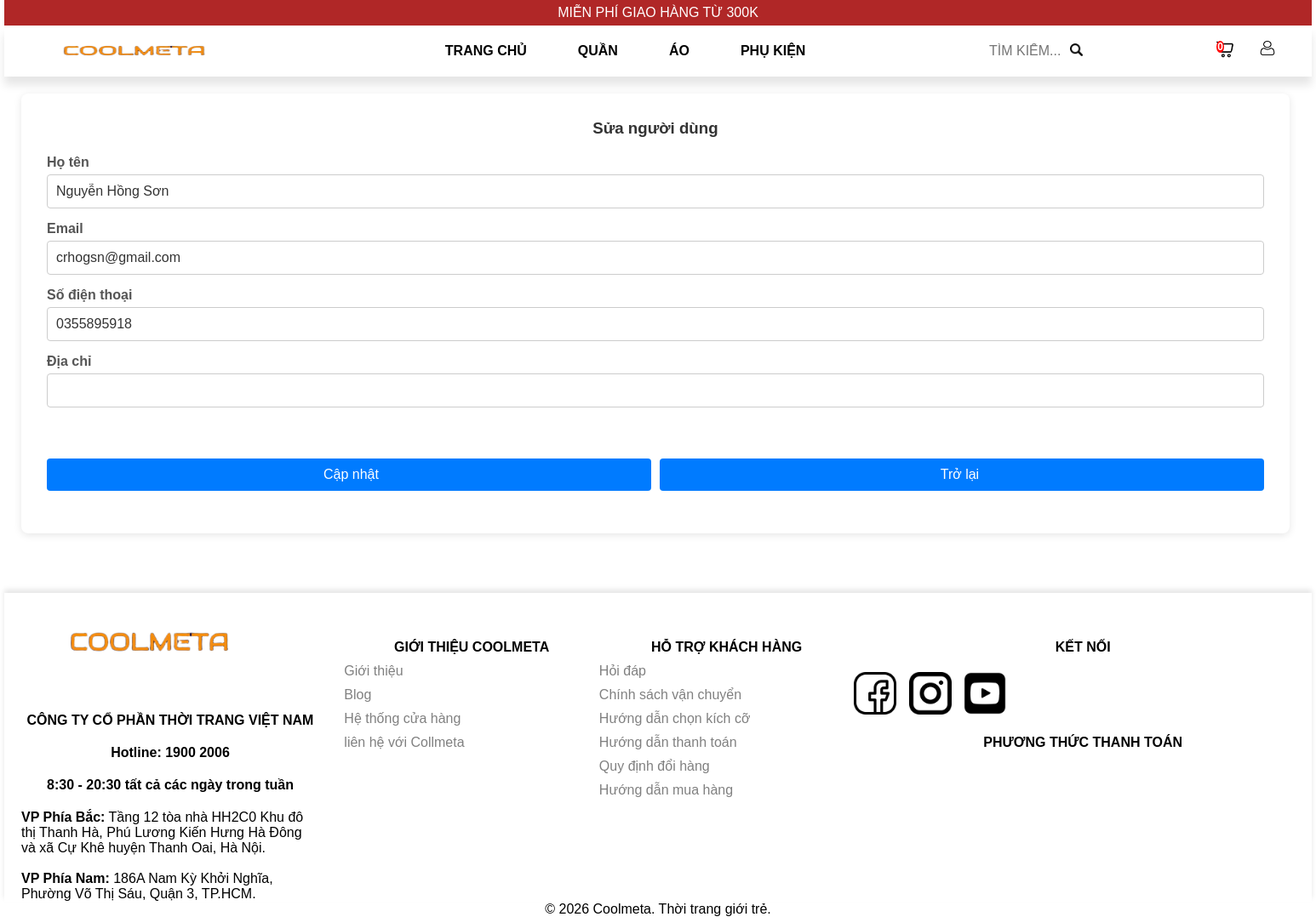
/index.php?act=ChangeInforForm&id=1 (signed in), run on the app's committed database.
### tables this page shows
CREATE TABLE `users` (
  `id` int NOT NULL,
  `fullname` varchar(255) NOT NULL,
  `email` varchar(255) NOT NULL,
  `password` varchar(255) NOT NULL,
  `phone` varchar(20) DEFAULT NULL,
  `role` enum('admin','user') DEFAULT 'user',
  `address` text,
  `status` enum('active','banned') DEFAULT 'active',
  `created_at` timestamp NULL DEFAULT CURRENT_TIMESTAMP,
  `updated_at` timestamp NULL DEFAULT CURRENT_TIMESTAMP ON UPDATE CURRENT_TIMESTAMP
);

### app/Database/Functions.php (called while the page is built, shortened)
<?php
function view($path_view, $data=[]){
    extract($data);
    $path_view  = str_replace(".","/", $path_view);
    include_once "app/Views/$path_view.php";
};

### app/Controllers/Client/ChangeInformationController.php (called while the page is built, shortened)
<?php
class ChangeInformationController
{
    public function UpdateForm(){
        $id = $_GET['id'] ?? "";
        $user = (new Account)->find($id);
        return view('Client.changeInformation', compact('user', 'categories'));
    }
}
?>

### Router/Web.php (called while the page is built, shortened)
<?php
$act = $_GET['act'] ?? "";
$id = $_GET['id'] ?? "";
$role = $_GET['role'] ?? null;
if ($role !== 'admin') {
    match ($act) {
        'RegisterForm' => $RegisterController->index(),
        'StorageUser' => $RegisterController->Storage(),
        'LoginForm', 'login', 'loginform' => $LoginController->index(),
        'Login', 'HandleLogin', 'handlelogin' => $LoginController->login(),
        'Products' => $ProductController->index(),
        'Category' => $ProductInCategoryController->index(),
        'Logout' => $LoginController->logout(),
        'Information' => $InformationController->index(),
        'Detail' => $DetailController->index(),
        'AddToCart' => $CartController->addToCart(),
        'Cart' => $CartController->index(),
        'DeleteInCart' => $CartController->delete(),
        'UpdateCart' => $CartController->updateCart(),
        'CheckOutForm', 'checkoutform' => $CheckOutController->index(),
        'CheckOut', 'checkout' => $CheckOutController->checkOut(),
        'ChangeInforForm' => $ChangeInformationController->UpdateForm(),
        'ChangeInformation' => $ChangeInformationController->update($id),
        'Order' => $OrdersController->index(),
        'CancelOrder' => $OrdersController->cancel($id),
        'AddComment' => $CommentController->addComment(),
        default => $HomeController->index()
    };
}
?>

### index.php (called while the page is built, shortened)
<?php
include_once "app/Database/Database.php";
include_once "app/Database/Functions.php";
include_once "app/Models/Account.php";
include_once  "app/Controllers/Client/ChangeInformationController.php";
include_once "Router/Web.php";

### app/Database/Database.php (called while the page is built, shortened)
<?php
class Database
{
    private $pdo;
    public function __construct()
    {
        try {
            $this->pdo = new PDO("mysql:host=" . HOST . ";port=" . PORT . ";dbname=" . DBNAME,USERNAME,PASSWORD);
            $this->pdo->setAttribute(PDO::ATTR_ERRMODE, PDO::ERRMODE_EXCEPTION);
        } catch (Exception $error) {
            echo "<h1>Lỗi kết nối CSDL: " . $error->getMessage() . "</h1>";
        }
    }
    public function getConnection()
    {
        return $this->pdo;
    }
    public function __destruct()
    {
        $this->pdo = null;
    }
}

### app/Models/Account.php (called while the page is built, shortened)
<?php
class Account
{
    private $pdo;
    public function __construct()
    {
        $db = new Database();
        $this->pdo = $db->getConnection();
    }
    public function find($id)
    {
        $sql = "SELECT * FROM users WHERE id = ?";
        $stmt = $this->pdo->prepare($sql);
        $stmt->execute([$id]);
        return $stmt->fetch(PDO::FETCH_ASSOC);
    }
}

### app/Views/Client/changeInformation.php (the view, shortened to what this page needs)
<?php include_once VIEW . "Client/base/header.php" ?>
<link rel="stylesheet" href="Assets/Admin/Css/UpdateUser.css">
<div id="container">
    <div id="main">
        <form method="POST" action="index.php?act=ChangeInformation&id=<?= $user['id'] ?>" class="login">
            <h3>Sửa người dùng</h3>
            <div class="mb-3">
                <label class="form-label">Họ tên</label>
                <input type="text" name="fullname" value="<?= htmlspecialchars($user['fullname'] ?? '') ?>" class="form-control">
            </div>
            <div class="mb-3">
                <label class="form-label">Email</label>
                <input type="email" name="email" value="<?= htmlspecialchars($user['email'] ?? '') ?>" class="form-control">
            </div>
            <div class="mb-3">
                <label class="form-label">Số điện thoại</label>
                <input type="text" name="phone" value="<?= htmlspecialchars($user['phone'] ?? '') ?>" class="form-control">
            </div>
            <div class="mb-3">
                <label class="form-label">Địa chỉ</label>
                <input type="text" name="address" value="<?= htmlspecialchars($user['address'] ?? '') ?>" class="form-control">
            </div>
            <div style="display: flex;">
                <button type="submit" name="sbm_update_user" style="width: 100%;padding-right: 5px;margin-right: 5px;" class="btn btn-primary">Cập nhật</button>
                <button type="button" class="btn btn-primary" style="width: 100%; padding-left: 5px; margin-left: 5px;" onclick="window.location.href='index.php?act=Information'">Trở lại</button>
            </div>
        </form>
    </div>
</div>
<?php include_once VIEW . "Client/base/foot.php" ?>

### Assets/Client/Css/main.css (style rules this page uses)
* { margin: 0;padding: 0;box-sizing: border-box; }
body { font-family: Arial, sans-serif; overflow-x: hidden; }

### Assets/Admin/Css/UpdateUser.css (style rules this page uses)
* { margin: 0; padding: 0; box-sizing: border-box; }
#container { width: 97%; margin: 20px; background-color: #fff; border-radius: 8px; padding: 30px; box-shadow: 0 2px 10px rgba(0, 0, 0, 0.1); }
#main { width: 100%; }
h3 { text-align: center; color: #333; margin-bottom: 20px; }
.mb-3 { margin-bottom: 15px; }
.form-label { font-weight: bold; color: #555; }
.form-control { width: 100%; padding: 10px; margin-top: 5px; border: 1px solid #ccc; border-radius: 4px; font-size: 16px; color: #333; }
button { padding: 10px; border: none; border-radius: 4px; cursor: pointer; font-size: 16px; color: #fff; background-color: #007bff; }

### data on the page
users: fullname "Nguyễn Hồng Sơn", email "crhogsn@gmail.com", phone "0355895918"

### other printed values
$_SESSION['totalQuantity'] "0"
